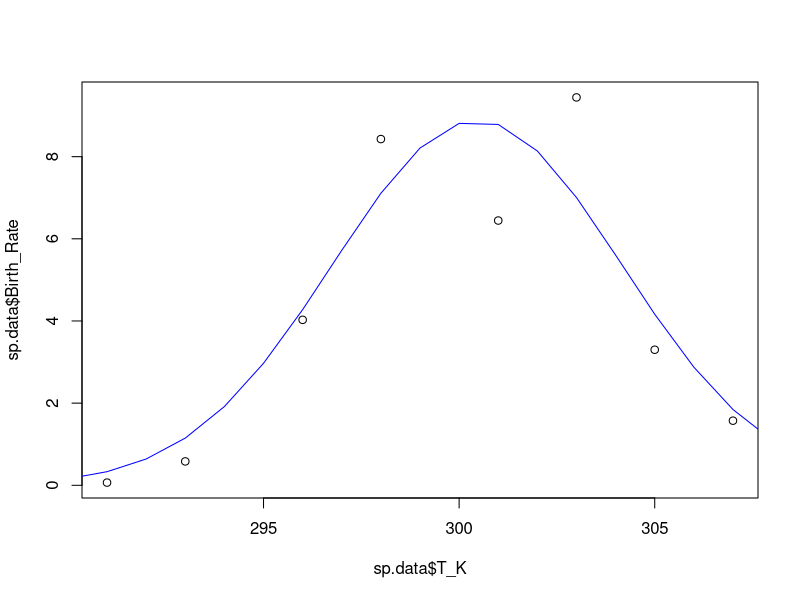
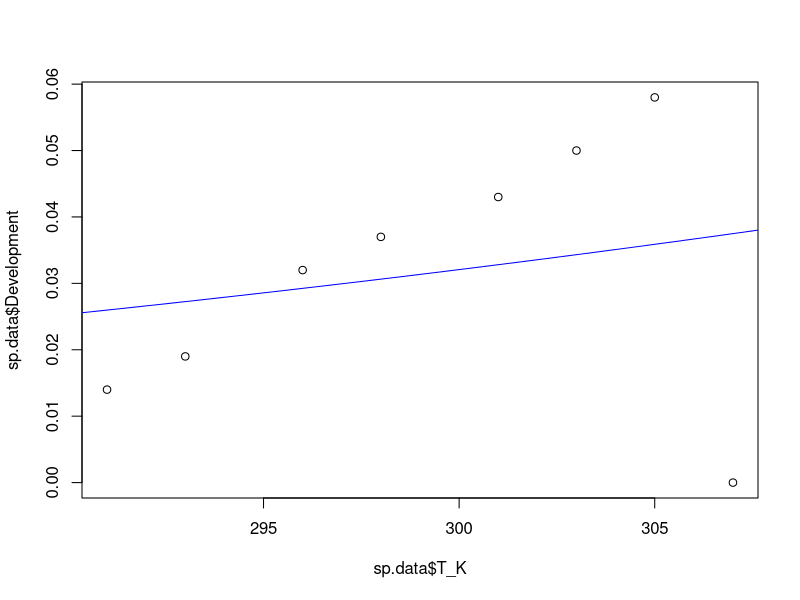

Write R code to recreate these figures, in order. (Note: this script raises an error after producing the figures.)
###################################################################
#### This R script fits functions to temperature response data ####
###################################################################


# Load packages and set working directory
library(tidyr)
library(ggplot2)
library(dplyr)
library(tidyverse)
setwd(dirname(rstudioapi::getActiveDocumentContext()$path))

# Read data
data <- as.data.frame(read_csv("Temperature response data.csv"))

# Select an insect by removing # in front of name and placing # in front of other species
sp.data <- subset(data, Species == "Clavigralla shadabi")
#sp.data <- subset(data, Species == "Clavigralla tomentosicollis Benin")
#sp.data <- subset(data, Species == "Clavigralla tomentosicollis Nigeria")
#sp.data <- subset(data, Species == "Clavigralla tomentosicollis Burkina Faso")
#sp.data <- subset(data, Species == "Apolygus lucorum")
#sp.data <- subset(data, Species == "Adelphocoris suturalis")
#sp.data <- subset(data, Species == "Macrosiphum euphorbiae Brazil")
#sp.data <- subset(data, Species == "Aulacorthum solani Brazil")
#sp.data <- subset(data, Species == "Uroleucon ambrosiae")
#sp.data <- subset(data, Species == "Lygus lineolaris")
#sp.data <- subset(data, Species == "Pilophorus typicus")
#sp.data <- subset(data, Species == "Macrolophus pygmaeus on Myzus persicae")
#sp.data <- subset(data, Species == "Macrolophus pygmaeus on Trialeurodes vaporariorum")

# Remove columns that do not contain temperature data
sp.data <- sp.data[-c(1:8,12,14,16,18,20,22,24,26,27,29,31,32,34,35,37,39,40,42,44,46,48,50,51)]


# Set some option for nls and plots
Tmin <- 285
Tmax <- 315
TR <- 298



################################ FECUNDITY #####################################
# NLS
fec <- nls(Birth_Rate ~ bTopt*exp(-((T_K-Toptb)^2)/(2*sb^2)), data=sp.data,
           start=list(bTopt=5, Toptb=TR+2, sb=3))
summary(fec)
# Plot model fits
plot(sp.data$T_K, sp.data$Birth_Rate)
points(seq(Tmin,Tmax,1),coef(fec)[1]*exp(-((seq(Tmin,Tmax,1)-coef(fec)[2])^2)/(2*coef(fec)[3]^2)), type="l", col="blue")



############################### DEVELOPMENT ####################################
# Monotonic response
dev.mon <- nls(Development ~ xTR*T_K/TR*exp(A*(1/TR-1/T_K)), data=sp.data,
               start=list(xTR=0.01, A=5000))
summary(dev.mon)
# Plot model fits
plot(sp.data$T_K, sp.data$Development)
points(seq(Tmin,Tmax,1), coef(dev.mon)[1]*(seq(Tmin,Tmax,1)/TR)*exp(coef(dev.mon)[2]*(1/TR-1/seq(Tmin,Tmax,1))), type="l", col="blue")


# Sharpe-Schoolfield response
# estimate all parameters
dev <- nls(Development ~ xTR*(T_K/TR)*exp(A*(1/TR-1/T_K))/(1+exp(AL*(1/TL-1/T_K))+exp(AH*(1/TH-1/T_K))),
              data=sp.data, start=list(xTR=0.03, A=7000, AL=-30000, AH=270000, TL=286, TH=306))
summary(dev)
# Plot model fits
plot(sp.data$T_K, sp.data$Development)
points(seq(Tmin,Tmax,1), coef(dev)[1]*(seq(Tmin,Tmax,1)/TR)*exp(coef(dev)[2]*(1/TR-1/seq(Tmin,Tmax,1)))/
         (1+(exp(coef(dev)[3]*(1/coef(dev)[5]-1/seq(Tmin,Tmax,1)))+exp(coef(dev)[4]*(1/coef(dev)[6]-1/seq(Tmin,Tmax,1))))), type="l", col="blue")

# estimate xTR and A
# NOTE: removed data beyond max development
dev.mon <- nls(Development ~ xTR*T_K/TR*exp(A*(1/TR-1/T_K)), data=sp.data[-c((nrow(sp.data)-1):nrow(sp.data)),],
               start=list(xTR=0.1, A=1000))
summary(dev.mon)
# Plot model fits
plot(sp.data$T_K, sp.data$Development)
points(seq(Tmin,Tmax,1), coef(dev.mon)[1]*(seq(Tmin,Tmax,1)/TR)*exp(coef(dev.mon)[2]*(1/TR-1/seq(Tmin,Tmax,1))), type="l", col="blue")

# estimate AL, AH, TL, and TH
# NOTE: if needed, set AH based on NLS below and run code iteratively until AL and AH do not appreciably change)
dev.SS <- nls(Development ~ coef(dev.mon)[1]*(T_K/TR)*exp(coef(dev.mon)[2]*(1/TR-1/T_K))/(1+exp(AL*(1/TL-1/T_K))+exp(AH*(1/TH-1/T_K))),
              data=sp.data, start=list(AL=-66000, AH=235000, TL=288, TH=309.6))
summary(dev.SS)
# Plot model fits
plot(sp.data$T_K, sp.data$Development)
points(seq(Tmin,Tmax,1), coef(dev.mon)[1]*(seq(Tmin,Tmax,1)/TR)*exp(coef(dev.mon)[2]*(1/TR-1/seq(Tmin,Tmax,1)))/
         (1+(exp(coef(dev.SS)[1]*(1/coef(dev.SS)[3]-1/seq(Tmin,Tmax,1)))+exp(coef(dev.SS)[2]*(1/coef(dev.SS)[4]-1/seq(Tmin,Tmax,1))))), type="l", col="blue")

# estimate AL and AH separately from TL and TH if needed
kTL <- 285
kTH <- 309
dev.A <- nls(Development ~ coef(dev.mon)[1]*(T_K/TR)*exp(coef(dev.mon)[2]*(1/TR-1/T_K))/(1+exp(AL*(1/kTL-1/T_K))+exp(AH*(1/kTH-1/T_K))),
              data=sp.data, start=list(AL=-50000, AH=50000))
summary(dev.A)
dev.T <- nls(Development ~ coef(dev.mon)[1]*(T_K/TR)*exp(coef(dev.mon)[2]*(1/TR-1/T_K))/(1+exp(coef(dev.A)[1]*(1/TL-1/T_K))+exp(coef(dev.A)[2]*(1/TH-1/T_K))),
             data=sp.data, start=list(TL=kTL, TH=kTH))
summary(dev.T)
# Plot model fits
plot(sp.data$T_K, sp.data$Development, xlim=c(Tmin,Tmax), ylim=c(0,0.08))
points(seq(Tmin,Tmax,1), coef(dev.mon)[1]*(seq(Tmin,Tmax,1)/TR)*exp(coef(dev.mon)[2]*(1/TR-1/seq(Tmin,Tmax,1)))/
         (1+(exp(coef(dev.A)[1]*(1/coef(dev.T)[1]-1/seq(Tmin,Tmax,1)))+exp(coef(dev.A)[2]*(1/coef(dev.T)[2]-1/seq(Tmin,Tmax,1))))), type="l", col="blue")

# estimate TH and AH separately from TL and AL if needed
kAL <- -100000
dev.H <- nls(Development ~ coef(dev.mon)[1]*(T_K/TR)*exp(coef(dev.mon)[2]*(1/TR-1/T_K))/(1+exp(kAL*(1/kTL-1/T_K))+exp(AH*(1/TH-1/T_K))),
             data=sp.data, start=list(TH=kTH, AH=50000))
summary(dev.H)
dev.AL <- nls(Development ~ coef(dev.mon)[1]*(T_K/TR)*exp(coef(dev.mon)[2]*(1/TR-1/T_K))/(1+exp(AL*(1/kTL-1/T_K))+exp(coef(dev.H)[2]*(1/coef(dev.H)[1]-1/T_K))),
             data=sp.data, start=list(AL=-100000))
summary(dev.AL)
dev.TL <- nls(Development ~ coef(dev.mon)[1]*(T_K/TR)*exp(coef(dev.mon)[2]*(1/TR-1/T_K))/(1+exp(coef(dev.AL)[1]*(1/TL-1/T_K))+exp(coef(dev.H)[2]*(1/coef(dev.H)[1]-1/T_K))),
             data=sp.data, start=list(TL=kTL))
summary(dev.TL)
# Plot model fits
plot(sp.data$T_K, sp.data$Development)
points(seq(Tmin,Tmax,1), coef(dev.mon)[1]*(seq(Tmin,Tmax,1)/TR)*exp(coef(dev.mon)[2]*(1/TR-1/seq(Tmin,Tmax,1)))/
         (1+(exp(coef(dev.AL)[1]*(1/coef(dev.TL)[1]-1/seq(Tmin,Tmax,1)))+exp(coef(dev.H)[2]*(1/coef(dev.H)[1]-1/seq(Tmin,Tmax,1))))), type="l", col="blue")


# Minimum developmental temperature
# NOTE: removed data beyond max development
dev.min <- nls(Development ~ m*T_K+b, data=sp.data[-c((nrow(sp.data)-0):nrow(sp.data)),],
               start=list(m=0.01, b=0))
summary(dev.min)
# Plot model fits
plot(sp.data$T_K, sp.data$Development, xlim=c(280,Tmax))
points(seq(280,Tmax,1), coef(dev.min)[1]*seq(280,Tmax,1)+coef(dev.min)[2], type="l", col="blue")

# Calculate Tmin
Tmin <- (-coef(dev.min)[2]/coef(dev.min)[1])[[1]]
Tmin



########################### LACTIN MODEL OF DEVELOPMENT #############################
# estimate all parameters
#lactin <- nls(Development ~ exp(mTopt*T_K)-exp(mTopt*Tmax-(Tmax-T_K)/mDelta) + mTmin,
#              data=sp.data, start=list(mTopt=0.05, Tmax=305, mDelta=10, mTmin=0.01))
#summary(lactin)
# Plot model fits
#plot(sp.data$T_K, sp.data$Development)
#points(seq(Tmin,Tmax,1), coef(dev.mon)[1]*(seq(Tmin,Tmax,1)/TR)*exp(coef(dev.mon)[2]*(1/TR-1/seq(Tmin,Tmax,1)))/
#         (1+(exp(coef(dev.SS)[1]*(1/coef(dev.SS)[3]-1/seq(Tmin,Tmax,1)))+exp(coef(dev.SS)[2]*(1/coef(dev.SS)[4]-1/seq(Tmin,Tmax,1))))), type="l", col="blue")

# estimate mDelta and mTmin
#lactin.test <- nls(Development ~ exp(0.06*T_K)-exp(0.06*kTH-(kTH-T_K)/mDelta) + mTmin,
#              data=sp.data, start=list(mDelta=1, mTmin=0.01))
#summary(lactin.test)
# Plot model fits
#plot(sp.data$T_K, sp.data$Development)
#points(seq(Tmin,Tmax,1), exp(0.06*seq(Tmin,Tmax,1))-exp(0.06*305-(305-seq(Tmin,Tmax,1))/1) + 0.01, type="l", col="blue")



#################################### MORTALITY ######################################
# Mortality estimated using fit at reference temperature
# NLS for juvenile mortality
mort.J <- nls(Juv_Mortality ~ xTR*exp(A*(1/TR-1/T_K)), data=sp.data,
              start=list(xTR=0.01, A=10000))
summary(mort.J)
# Plot model fits
plot(sp.data$T_K, sp.data$Juv_Mortality, ylim=c(0,0.2))
points(seq(Tmin,Tmax,1), coef(mort.J)[1]*exp(coef(mort.J)[2]*(1/TR-1/seq(Tmin,Tmax,1))), type="l", col="blue")


# NLS for adult mortality
mort.A <- nls(Adult_Mortality ~ xTR*exp(A*(1/TR-1/T_K)), data=sp.data,
              start=list(xTR=0.01, A=10000))
summary(mort.A)
# Plot model fits
plot(sp.data$T_K, sp.data$Adult_Mortality, ylim=c(0,0.2))
points(seq(Tmin,Tmax,1), coef(mort.A)[1]*exp(coef(mort.A)[2]*(1/TR-1/seq(Tmin,Tmax,1))), type="l", col="blue")


# Mortality estimated using data at reference temperature
dJTR <- sp.data[sp.data$T_K==TR,"Juv_Mortality"]
dATR <- sp.data[sp.data$T_K==TR,"Adult_Mortality"]

# NLS for juvenile mortality
mort.J <- nls(Juv_Mortality ~ dJTR*exp(A*(1/TR-1/T_K)), data=sp.data,
              start=list(A=1000))
summary(mort.J)
# Plot model fits
plot(sp.data$T_K, sp.data$Juv_Mortality, ylim=c(0,0.2))
points(seq(Tmin,Tmax,1), dJTR*exp(coef(mort.J)[1]*(1/TR-1/seq(Tmin,Tmax,1))), type="l", col="blue")


# NLS for adult mortality
mort.A <- nls(Adult_Mortality ~ dATR*exp(A*(1/TR-1/T_K)), data=sp.data,
              start=list(A=1000))
summary(mort.A)
# Plot model fits
plot(sp.data$T_K, sp.data$Adult_Mortality, ylim=c(0,0.1))
points(seq(Tmin,Tmax,1), dATR*exp(coef(mort.A)[1]*(1/TR-1/seq(Tmin,Tmax,1))), type="l", col="blue")



########################### R0 (NET REPRODUCTIVE RATE) ##############################
# NLS
fit.R0 <- nls(R0 ~ R0Topt*exp(-((T_K-ToptR0)^2)/(2*sR0^2)), data=sp.data,
           start=list(R0Topt=200, ToptR0=TR, sR0=10))
summary(fit.R0)
# Plot model fits
plot(sp.data$T_K, sp.data$R0)
points(seq(Tmin,Tmax,1),coef(fit.R0)[1]*exp(-((seq(Tmin,Tmax,1)-coef(fit.R0)[2])^2)/(2*coef(fit.R0)[3]^2)), type="l", col="blue")

# calculate R0Tmax: temperature at which R0 = 1
R0Tmax <- 0
deltaT <- (5*coef(fit.R0)[3]/1000)[[1]] # temperature range = 5 sigma away from Topt
for(i in 0:1000) {
  if(coef(fit.R0)[1]*exp(-(((coef(fit.R0)[2] + i*deltaT) - coef(fit.R0)[2])^2)/(2*coef(fit.R0)[3])^2) <= 1 & R0Tmax == 0)
  { R0Tmax <- (coef(fit.R0)[2] + i*deltaT)[[1]] }}
R0Tmax



########################### r (INTRINSIC GROWTH RATE) ###############################
# estimate all parameters
r <- nls(r ~ ifelse(T_K <= Topt, rMax*exp(-1*((T_K-Topt)/(2*sr))^2),
                    rMax*(1 - ((T_K-Topt)/(Topt-Tmax))^2)),
                    data=sp.data, start=list(sr=5, Topt=303, Tmax=320, rMax=0.1))
summary(r)
# Plot model fits
plot(sp.data$T_K, sp.data$r)
points(seq(Tmin,Tmax,1), ifelse(seq(Tmin,Tmax,1) <= coef(r)[2], coef(r)[4]*exp(-1*((seq(Tmin,Tmax,1)-coef(r)[2])/(2*coef(r)[1]))^2),
                                coef(r)[4]*(1 - ((seq(Tmin,Tmax,1)-coef(r)[2])/(coef(r)[2]-coef(r)[3]))^2)), type="l", col="blue")


# set Topt and rMax (NOTE: Topt cannot equal Tmax in nls)
Topt <- 303
rMax <- sp.data[sp.data$T_K==Topt,"r"]
# estimate all parameters
r <- nls(r ~ ifelse(T_K <= Topt, rMax*exp(-1*((T_K-Topt)/(2*sr))^2),
                    rMax*(1 - ((T_K-Topt)/(Topt-Tmax))^2)),
         data=sp.data, start=list(sr=3, Tmax=305))
summary(r)
# Plot model fits
plot(sp.data$T_K, sp.data$r, ylim=c(0,rMax))
points(seq(Tmin,Tmax,1), ifelse(seq(Tmin,Tmax,1) <= Topt, rMax*exp(-1*((seq(Tmin,Tmax,1)-Topt)/(2*coef(r)[1]))^2),
                                rMax*(1 - ((seq(Tmin,Tmax,1)-Topt)/(Topt-coef(r)[2]))^2)), type="l", col="blue")
rMax
Topt
coef(r)[2]
